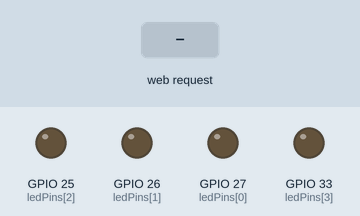
This sketch was run on a simulated ESP32. On the bench: output pins drawn as LEDs (lit = HIGH). The inputs (shaded band) are chosen by the test bench. WiFi joins after 1.5 s; servers stay silent unless stated; what the sketch prints to the serial monitor is not drawn.

Above: at 3.2 s.
3.3 s: HTTP request GET /right received
At 4.1 s:
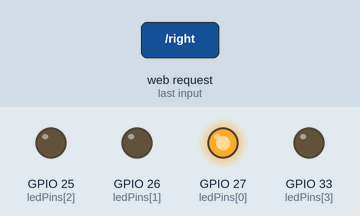
4.8 s: HTTP request GET /right received
At 5.2 s:
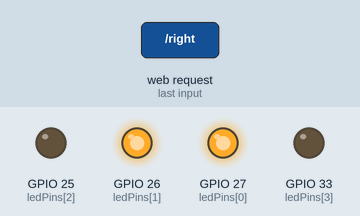
6.3 s: HTTP request GET /left received
At 7.6 s:
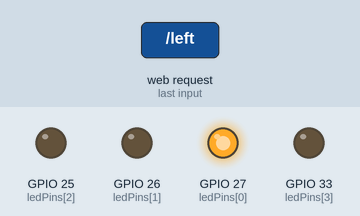
Timing chart, 0 to 9.3 s (numbered marks = the images above; inputs shaded):
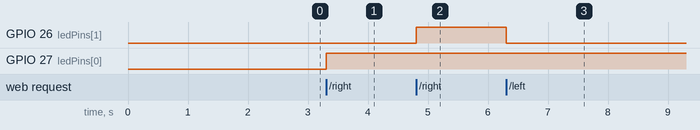

The sketch:

ESP32WiFi2.ino
```cpp
#include <ESPAsyncWebSrv.h>

#include <WiFi.h>

const char *ssid = "TIM-18417049";
const char *password = "aN5GXwlef2uCEG6s0VO2Kk9t";

//const char *ssid = "WiFi Nonna";
//const char *password = "lenticchiaefagiolo21$";

//const char *ssid = "Vodafone-SMMF";
//const char *password = "Malloppo1980$";
IPAddress staticIP(192, 168, 1, 52);   // Imposta l'indirizzo IP statico desiderato
IPAddress gateway(192, 168, 1, 1);      // Gateway predefinito della tua LAN
IPAddress subnet(255, 255, 255, 0);     // Maschera di sottorete della tua LAN

const int ledPins[] = {27, 26, 25, 33};
int currentStep = 0;

AsyncWebServer server(80);

void setup() {
  Serial.begin(115200);
  // Inizializza i pin dei LED come OUTPUT
  for (int i = 0; i < 4; i++) {
    pinMode(ledPins[i], OUTPUT);
  }

  // Connetti ESP32 alla rete WiFi
  WiFi.begin(ssid, password);
  while (WiFi.status() != WL_CONNECTED) {
    delay(1000);
    Serial.println("Connessione WiFi in corso...");
  }
  Serial.println("Connessione WiFi stabilita");
  WiFi.config(staticIP, gateway, subnet);
  // Visualizza l'indirizzo IP assegnato
  Serial.print("Indirizzo IP: ");
  Serial.println(WiFi.localIP());

  // Gestione delle richieste HTTP
  server.on("/", HTTP_GET, [](AsyncWebServerRequest *request){
    String html = "<html><head>";
    html += "<style>";
    html += "body { display: flex; justify-content: center; align-items: center; height: 100vh; margin: 0; }";
    html += "h1 { text-align: center; }";
    html += "a { text-decoration: none; }";
    html += "button { font-size: 24px; }";
    html += "div.progress-container { width: 300px; height: 30px; border: 1px solid black;}";
    html += "div.progress-bar { height: 100%; background-color: green; transition: width 0.5s; }";
    html += "</style>";
    html += "</head><body>";
    html += "<h1>Controllo LED</h1>";
    html += "<a href='/left'><button><-</button></a>";
    html += "<div class='progress-container'>";
    html += "<div class='progress-bar' style='width: " + String(currentStep * 25) + "%;'></div>";
    html += "</div>";
    html += "<a href='/right'><button>-></button></a>";
    html += "</body></html>";
    request->send(200, "text/html", html);
  });

  server.on("/right", HTTP_GET, [](AsyncWebServerRequest *request){
    if (currentStep < 4) {
      currentStep++;
      updateLEDs();
    }
    request->redirect("/");
  });

  server.on("/left", HTTP_GET, [](AsyncWebServerRequest *request){
    if (currentStep > 0) {
      currentStep--;
      updateLEDs();
    }
    request->redirect("/");
  });

  // Inizia il server
  server.begin();
}

void loop() {
}


void updateLEDs() {
  static unsigned long previousMillis = 0;
  static int step = -1;
  static bool ledState = LOW;
  unsigned long currentMillis = millis();
  const unsigned long interval = 500;

  if (step != currentStep) {
    step = currentStep;
    previousMillis = currentMillis;
    ledState = LOW;
  }

  for (int i = 0; i < 4; i++) {
    digitalWrite(ledPins[i], i < currentStep ? HIGH : LOW);
  }

  if ((currentStep == 0 || currentStep == 4) && (currentMillis - previousMillis >= interval)) {
    previousMillis = currentMillis;
    ledState = !ledState;
    for (int j = 0; j < 4; j++) {
      digitalWrite(ledPins[j], ledState);
    }
  }
}


//void updateLEDs() {
//  for (int i = 0; i < 4; i++) {
//    digitalWrite(ledPins[i], i < currentStep ? HIGH : LOW);
//  }
//  if (currentStep == 0) {
//    // Lampeggia tutti i LED
//    for (int i = 0; i < 2; i++) {
//      for (int j = 0; j < 4; j++) {
//        digitalWrite(ledPins[j], HIGH);
//      }
//      delay(500);
//      for (int j = 0; j < 4; j++) {
//        digitalWrite(ledPins[j], LOW);
//      }
//      delay(500);
//    }
//  }
//  if (currentStep == 4) {
//    // Lampeggia tutti i LED
//    for (int i = 0; i < 2; i++) {
//      for (int j = 0; j < 4; j++) {
//        digitalWrite(ledPins[j], HIGH);
//      }
//      delay(500);
//      for (int j = 0; j < 4; j++) {
//        digitalWrite(ledPins[j], LOW);
//      }
//      delay(500);
//    }
//    for (int i = 0; i < 4; i++) {
//      digitalWrite(ledPins[i], HIGH);
//    }
//  }
//}
```

Measured:
- after the input at 3.3 s, GPIO 27 (ledPins[0]): LOW → HIGH at once
- after the input at 4.8 s, GPIO 26 (ledPins[1]): LOW → HIGH at once
- after the input at 6.3 s, GPIO 26 (ledPins[1]): HIGH → LOW at once
